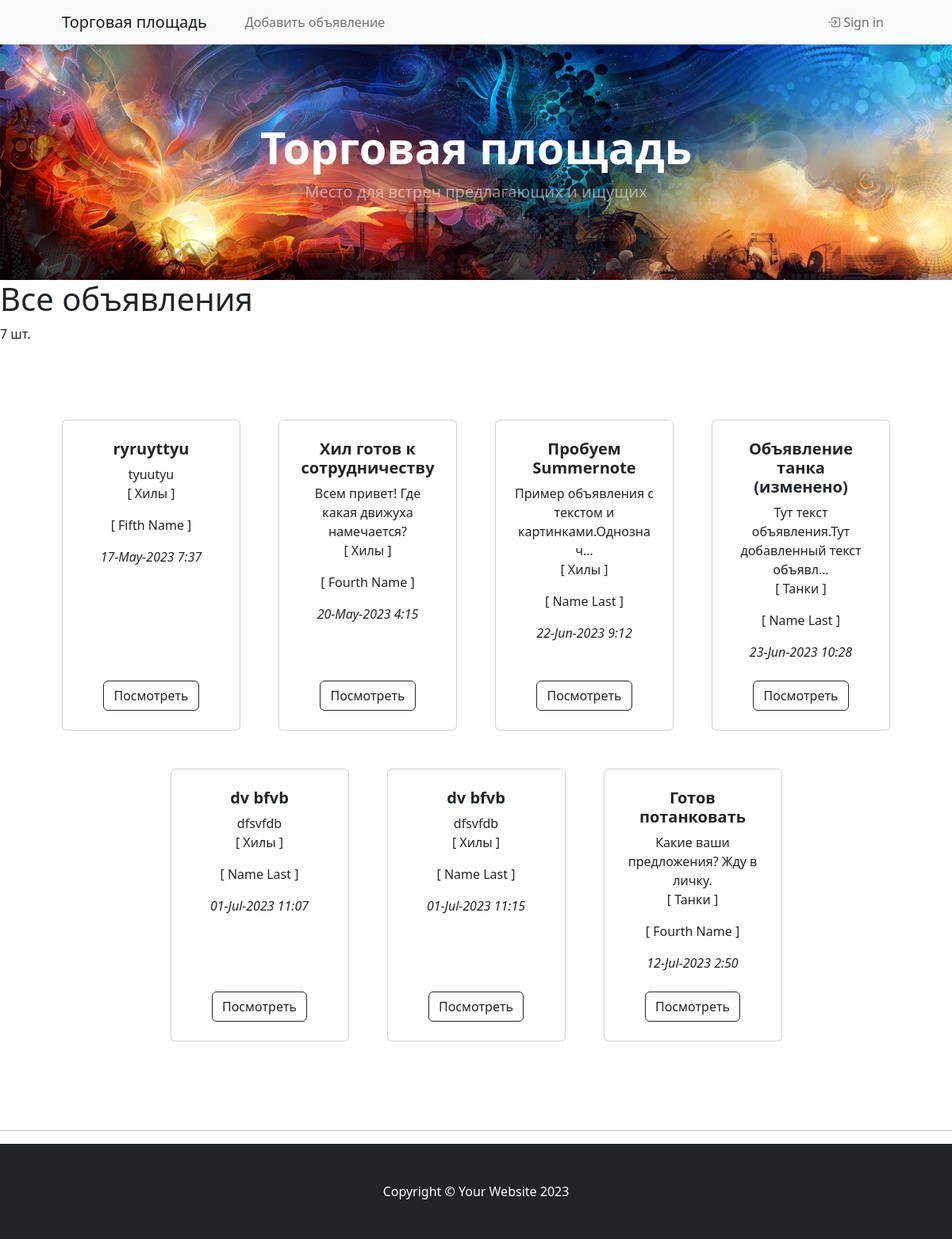
The page / on the database its author committed.
### ads_for_sale/models.py (models this page shows, shortened)
class Ads(models.Model):
    header = models.CharField(max_length=255, null=False, verbose_name="Заголовок")
    main_text = models.TextField(verbose_name="Текст объявления")
    author = models.ForeignKey(Users, null=False, on_delete = models.CASCADE, verbose_name="Автор")
    date_time = models.DateTimeField(auto_now_add = True)
    category = models.ManyToManyField(Category, through = 'AdsCategory', verbose_name="Категория")
    end_up = models.DateTimeField(verbose_name="Окончание срока публикации")
    moderated = models.BooleanField(default=False)
    hidden = models.BooleanField(default=False)
    blocked = models.BooleanField(default=False)

class Category(models.Model):
    name = models.CharField(unique=True, max_length=255, null=False, verbose_name="Категория")
    user = models.ManyToManyField(User, through = 'UsersSubscribed')
    description = models.CharField(max_length=255)
    hidden = models.BooleanField(default=False)
    def __str__(self):
        return f'{self.name}'

class Users(models.Model):
    username = models.OneToOneField(User, on_delete=models.CASCADE)
    user_rating = models.IntegerField(default=0)
    author = models.BooleanField(default=True)
    subsribed_to_newsletter = models.BooleanField(default=False)
    mail_confirmed = models.BooleanField(default=False)
    banned = models.BooleanField(default=False)

### ads_for_sale/views.py (the view)
# urls.py: path('', AdsList.as_view()),
class AdsList(ListView):
    model = Ads
    context_object_name = 'ads'
    template_name = 'ads_list.html'
    pass
    def get_context_data(self, **kwargs):
        context = super().get_context_data(**kwargs)
        context['page_header'] = "Все объявления"
        return context

### templates/ads_list.html (shortened to what this page needs)
{% extends 'flatpages/mainpage.html' %}
{% block content %}
<h1>{{ page_header }}</h1>
{{ ads | length}} шт.
        <section class="py-5">
            <div class="container px-4 px-lg-5 mt-5">
                <div class="row gx-4 gx-lg-5 row-cols-2 row-cols-md-3 row-cols-xl-4 justify-content-center">
                {% if ads %}
                {% for ad in ads %}
                <div class="col mb-5">
                    <div class="card h-100">
                        <div class="card-body p-4">
                            <div class="text-center">
                                <h5 class="fw-bolder">{{ ad.header }}</h5>
                                  {{ ad.main_text | striptags | truncatechars:50}}
                                  {% for each in ad.category.filter %}
                                  <p>[ {{each}} ]</p>
                                  {% endfor %}
                                  <p>[ {{ ad.author.username.first_name}} {{ ad.author.username.last_name}} ]</p>
                                  <i>{{ ad.date_time| date:'d-M-Y g:i' }}</i>
                                </div>
                            </div>
                            <div class="card-footer p-4 pt-0 border-top-0 bg-transparent">
                                <div class="text-center"><a class="btn btn-outline-dark mt-auto" href="/ads/{{ ad.id }}">Посмотреть</a></div>
                            </div>
                        </div>
                    </div>
                {% endfor %}
            {% else %}
                <h2>Объявлений нет!</h2>
            {% endif %}
                </div>
            </div>
        </section>
<hr>
{% endblock content %}

### rows shown on the page
Ads: header "ryruyttyu", main_text "tyuutyu", author.username.first_name "Fifth", author.username.last_name "Name", date_time "17-May-2023 7:37"
Category: name "Хилы"
Ads: header "Хил готов к сотрудничеству", main_text "Всем привет! Где какая движуха намечается?", author.username.first_name "Fourth", author.username.last_name "Name", date_time "20-May-2023 4:15"
Ads: header "Пробуем Summernote", main_text "Пример объявления с текстом и картинками.Однознач…", author.username.first_name "Name", author.username.last_name "Last", date_time "22-Jun-2023 9:12"
Ads: header "Объявление танка (изменено)", main_text "Тут текст объявления.Тут добавленный текст объявл…", author.username.first_name "Name", author.username.last_name "Last", date_time "23-Jun-2023 10:28"
Category: name "Танки"
Ads: header "dv bfvb", main_text "dfsvfdb", author.username.first_name "Name", author.username.last_name "Last", date_time "01-Jul-2023 11:07"
Ads: header "dv bfvb", main_text "dfsvfdb", author.username.first_name "Name", author.username.last_name "Last", date_time "01-Jul-2023 11:15"
Ads: header "Готов потанковать", main_text "Какие ваши предложения? Жду в личку.", author.username.first_name "Fourth", author.username.last_name "Name", date_time "12-Jul-2023 2:50"

### other values the page prints
{{ page_header }} "Все объявления"
{{ ads | length }} "7"
